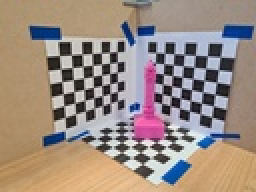
%> input picture Matlab/sfmData/20210208_112217.jpg, 128 x 96 px, shrunk from 4032 x 3024 before the run (shown 2 times larger); its folder holds 4 pictures in this run
$ octave structureFromMotion.m   (GNU Octave 9; MATLAB toolbox functions it lacks are replaced by stand-ins)
%> lines starting %> are read from the running program, lines starting %| are printed output that depends on the picture
clear all
close all

%openExample('vision/StructureFromMotionFromMultipleViewsExample')


imageDir = fullfile("sfmData");
imds = imageDatastore(imageDir);

% Display the images.
figure
montage(imds.Files, 'Size', [3, 2]);
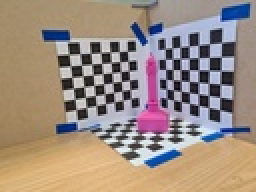
%> input picture Matlab/sfmData/20210208_112604.jpg, 128 x 96 px, shrunk from 4032 x 3024 before the run (shown 2 times larger)
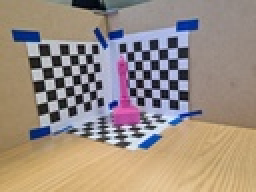
%> input picture Matlab/sfmData/20210208_112615.jpg, 128 x 96 px, shrunk from 4032 x 3024 before the run (shown 2 times larger)
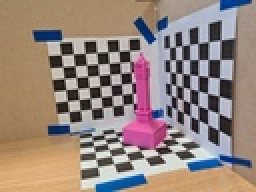
%> input picture Matlab/sfmData/20210208_112702.jpg, 128 x 96 px, shrunk from 4032 x 3024 before the run (shown 2 times larger)
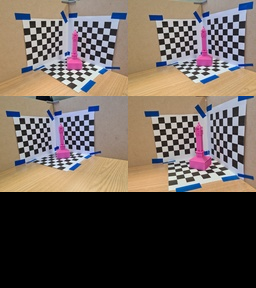
%> displayed picture: size 288x256x3, on the screen's scale of 0 to 255; mean R, G, B 103.4, 92.5, 85.7

% Convert the images to grayscale.
images = cell(1, numel(imds.Files));
for i = 1:numel(imds.Files)
    I = readimage(imds, i);
%> I is the input picture: size 96x128x3 uint8; mean R, G, B 156, 139.8, 129.9
    images{i} = rgb2gray(I);
end

title('Input Image Sequence');
%> (the run ends here)
